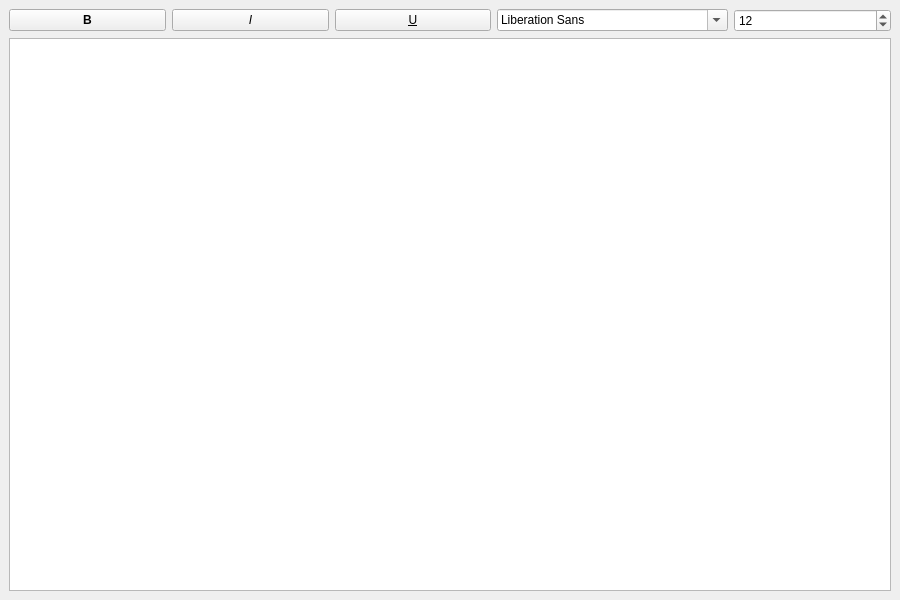
<?xml version="1.0" encoding="UTF-8"?>
<ui version="4.0">
 <class>FormatterWindow</class>
 <widget class="QMainWindow" name="FormatterWindow">
  <property name="geometry">
   <rect>
    <x>0</x>
    <y>0</y>
    <width>900</width>
    <height>600</height>
   </rect>
  </property>
  <property name="windowTitle">
   <string>Text Formatter</string>
  </property>

  <!-- CENTRAL -->
  <widget class="QWidget" name="centralwidget">
   <layout class="QVBoxLayout" name="verticalLayout">

    <!-- TOOLBAR ROW -->
    <item>
     <layout class="QHBoxLayout" name="toolbarLayout">

      <item>
       <widget class="QPushButton" name="boldButton">
        <property name="text"><string>B</string></property>
        <property name="font">
         <font><bold>true</bold></font>
        </property>
       </widget>
      </item>

      <item>
       <widget class="QPushButton" name="italicButton">
        <property name="text"><string>I</string></property>
        <property name="font">
         <font><italic>true</italic></font>
        </property>
       </widget>
      </item>

      <item>
       <widget class="QPushButton" name="underlineButton">
        <property name="text"><string>U</string></property>
        <property name="font">
         <font><underline>true</underline></font>
        </property>
       </widget>
      </item>

      <item>
       <widget class="QFontComboBox" name="fontCombo"/>
      </item>

      <item>
       <widget class="QSpinBox" name="fontSizeSpin">
        <property name="minimum"><number>6</number></property>
        <property name="maximum"><number>72</number></property>
        <property name="value"><number>12</number></property>
       </widget>
      </item>

     </layout>
    </item>

    <!-- TEXT EDITOR -->
    <item>
     <widget class="QTextEdit" name="textEdit"/>
    </item>

   </layout>
  </widget>

 </widget>
 <resources/>
 <connections/>
</ui>
